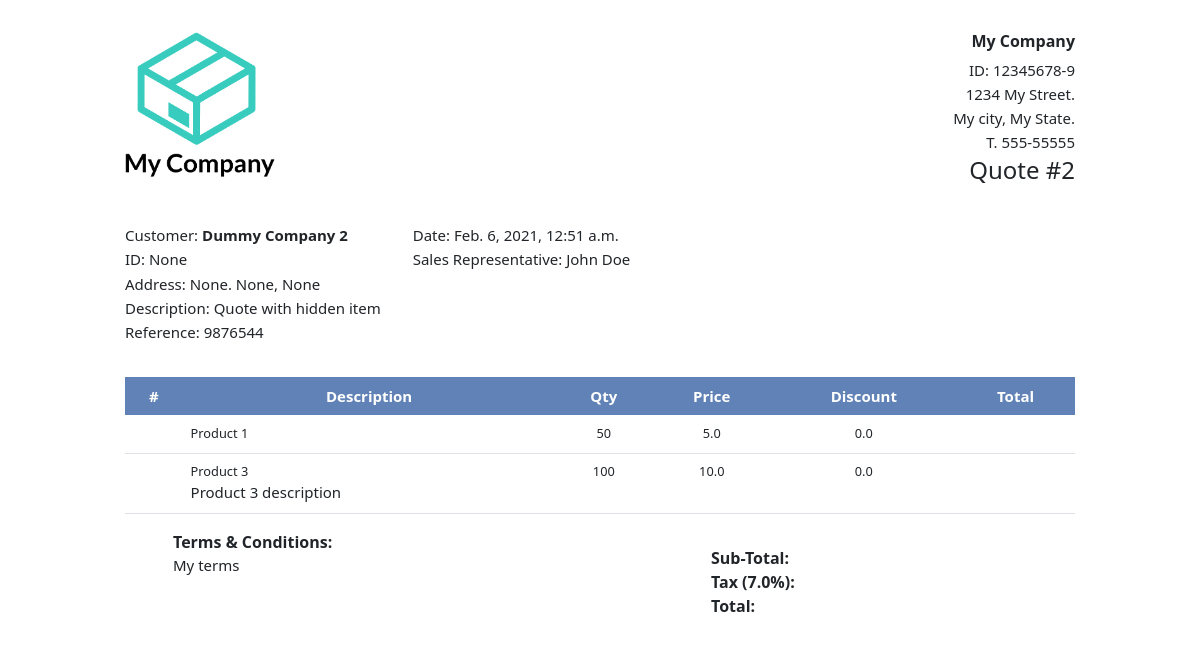
The page /view-quote/2 (signed in) on the database as committed earlier.
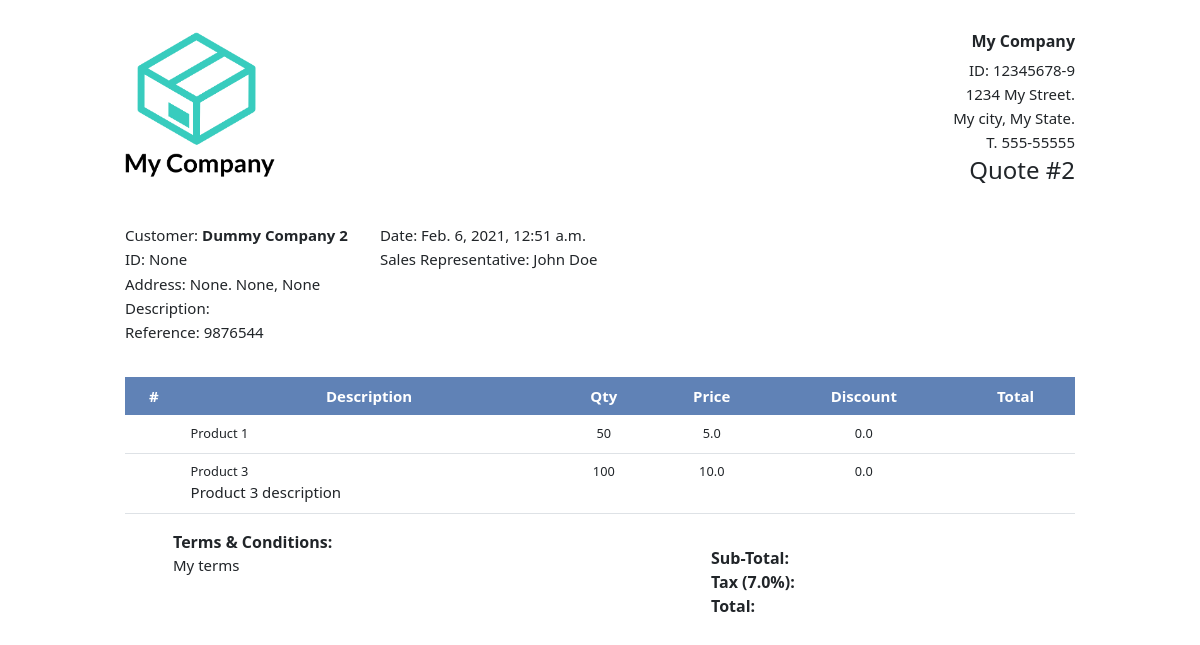
The same page on the database as committed later.
### quote/models.py (models this page shows, shortened)
class UserCompany(models.Model):
    user = models.OneToOneField(User, on_delete=PROTECT, related_name="user_company")
    name = models.CharField(max_length=50)
    legal_id = models.CharField(max_length=50, blank=True, null=True)
    address = models.CharField(max_length=100, blank=True, null=True)
    city = models.CharField(max_length=50, blank=True, null=True)
    state = models.CharField(max_length=50, blank=True, null=True)
    phone = models.CharField(max_length=50, blank=True, null=True)
    logo = models.ImageField(default='default-logo.png', upload_to='company_logos')
    laguange = models.CharField(max_length=15, choices=[('english', 'English'), ('spanish', 'Spanish')], default="English")
    class Meta:
        verbose_name_plural = "Users Companies"

class Quote(models.Model):
    creator = models.ForeignKey(User, on_delete=PROTECT, related_name="quote_creator")
    reference = models.CharField(max_length=50, blank=True, null=True)
    description = models.CharField(max_length=50, blank=True, null=True)
    creation_date = models.DateTimeField(auto_now_add=True)
    edit_date = models.DateTimeField(auto_now=True)
    products = models.ManyToManyField("Product", blank=True)
    company = models.ForeignKey(
        Company, on_delete=PROTECT, related_name="company_quoted"
    )
    contact = models.ForeignKey(
        Contact, on_delete=PROTECT, related_name="contact_quoted", blank=True, null=True
    )
    terms = models.TextField(blank=True, null=True)
    tax = models.FloatField(blank=True, null=True)
    internal_note = models.TextField(blank=True, null=True)

class Company(models.Model):
    name = models.CharField(max_length=20, unique=True)
    legal_id = models.CharField(max_length=10, null=True, blank=True, unique=True)
    email = models.EmailField(blank=True, null=True)
    phone = models.CharField(max_length=12, blank=True, null=True)
    mobile = models.CharField(max_length=12, blank=True, null=True)
    category = models.ForeignKey(
        Category, on_delete=PROTECT, related_name="company_category"
    )
    address = models.CharField(max_length=100, blank=True, null=True)
    city = models.CharField(max_length=50, blank=True, null=True)
    state = models.CharField(max_length=50, blank=True, null=True)
    country = models.CharField(max_length=50, blank=True, null=True)
    creator = models.ForeignKey(User, on_delete=PROTECT, related_name="company_creator")
    editor = models.ForeignKey(
        User, on_delete=PROTECT, related_name="company_editor", blank=True, null=True
    )
    creation_date = models.DateTimeField(auto_now_add=True)
    edit_date = models.DateTimeField(auto_now=True)
    class Meta:
        verbose_name_plural = "Companies"

class User(AbstractUser):
    pass

class Product(models.Model):
    pn = models.CharField(max_length=50, unique=True)
    brand = models.ForeignKey(Brand, on_delete=PROTECT, related_name="brand_name")
    title = models.CharField(max_length=100)
    description = models.TextField(blank=True, null=True)
    list_price = models.IntegerField(blank=True, null=True)
    multiplier = models.DecimalField(
        max_digits=5, decimal_places=3, null=True, blank=True
    )
    stock = models.IntegerField(blank=True, null=True, default=0)
    creator = models.ForeignKey(User, on_delete=PROTECT, related_name="product_creator")
    editor = models.ForeignKey(
        User, on_delete=PROTECT, related_name="product_editor", blank=True, null=True
    )
    creation_date = models.DateTimeField(auto_now_add=True)
    edit_date = models.DateTimeField(auto_now=True)
    note = models.TextField(blank=True, null=True)

class QuotedProduct(models.Model):
    quote = models.ForeignKey(Quote, on_delete=CASCADE, related_name="original_quote")
    product = models.ForeignKey(
        Product, on_delete=PROTECT, related_name="original_product"
    )
    description = models.TextField(blank=True, null=True)
    qty = models.IntegerField(blank=True, null=True)
    price = models.FloatField(blank=True, null=True)
    discount = models.FloatField(blank=True, null=True)
    hidden = models.BooleanField(default=False)
    def serialize(self):
        return {
            "id": self.pk,
            "pn": self.product.pn,
            "title": self.product.title,
            "description": self.description,
            "qty": self.qty,
            "price": self.price,
            "discount": self.discount,
            "hidden": self.hidden,
        }

### quote/views.py (the view)
# urls.py: path("view-quote/<int:quote_id>", views.view_quote, name="view-quote"),
def view_quote(request, quote_id):
    quote = Quote.objects.get(pk=quote_id)
    products = QuotedProduct.objects.filter(quote=quote)
    user = request.user
    company = UserCompany.objects.get(pk=user.id)
    return render(
        request,
        "quote/view-quote.html",
        {
            "quote": quote,
            "products": [product.serialize() for product in products],
            "company": company,
        },
    )

### quote/templates/quote/view-quote.html (shortened to what this page needs)
{% extends 'quote/layout.html' %}
{% load static %}
{% block body %}
<div class="view-quote-body">
    <div class="company-info">
        <div class="general-info-left">
            <img src="{{ company.logo.url }}" alt="company-logo" width="150px">
        </div>
        <div class="general-info-right">
            <div>
                <h6><strong>{{company.name}}</strong></h6>
                <p class="company-details">ID: {{company.legal_id}}</p>
                <p class="company-details">{{company.address}}.</p>
                <p class="company-details">{{company.city}}, {{company.state}}.</p>
                <p class="company-details">T. {{company.phone}}</p>
                <h4 id="quote-id">Quote #{{ quote.pk }}</h4>
            </div>
        </div>
    </div>
    <div class="customer-info">
        <div class="customer-info-left">
            <div>
                <p>Customer: <strong>{{quote.company.name}}</strong></p>
                <p class="customer-details">ID: {{quote.company.legal_id}}</p>
                <p class="customer-details">Address: {{quote.company.address}}. {{quote.company.city}}, {{quote.company.state}}</p>
                <p class="customer-details">Description: {{quote.description}}</p>
                <p class="customer-details">Reference: {{quote.reference}}</p>
            </div>
        </div>
        <div class="customer-info-right">
            <div>
                <p>Date: {{quote.creation_date}}</p>
                <p>Sales Representative: {{quote.creator.first_name}} {{quote.creator.last_name}}</p>
            </div>
        </div>
    </div>
    <table class='table'>
        <thead>
            <tr>
                <th>#</th>
                <th>Description</th>
                <th>Qty</th>
                <th>Price</th>
                <th>Discount</th>
                <th>Total</th>
            </tr>
        </thead>
        <tbody>
            {% for product in products %}
                {% if product.hidden %}
                    <tr class="product-row" hidden>
                        <th></th>
                        <td class="row-description">
                            <div>{{ product.title }}</div>
                            <div>{{ product.description|linebreaks }}</div>
                        </td>
                        <td class='qty'>{{product.qty}}</td>
                        <td class='price'>{{product.price}}</td>
                        <td class='discount'>{{product.discount}}</td>
                        <td>
                            <div class="amount"></div>
                        </td>
                    </tr>
                {% else %}
                    <tr class="product-row">
                        <th class="row-number"></th>
                        <td class="row-description">
                            <div>{{ product.title }}</div>
                            <div>{{ product.description|linebreaks }}</div>
                        </td>
                        <td class='qty'>{{product.qty}}</td>
                        <td class='price'>{{product.price}}</td>
                        <td class='discount'>{{product.discount}}</td>
                        <td>
                        </td>
                    </tr>
                {% endif %}
            {% endfor %}
        </tbody>
    </table>
    <div class="terms-and-total">
        <div class="terms">
            <div><strong>Terms & Conditions:</strong></div>
            <div>{{quote.terms|linebreaks}}</div>
        </div>
        <div class="totals">
            <div class="totaling-div">
                <div class="total-label">Sub-Total:</div>
            </div>
            <div class="totaling-div">
                <div class="total-label">Tax ({{quote.tax}}%):</div>
            </div>
            <div class="totaling-div">
                <div class="total-label">Total:</div>
            </div>
        </div>
    </div>
</div>
<link rel="stylesheet" type="text/css" href="{% static 'quote/css/view-quote.css' %}">
{% endblock body %}

### quote/templates/quote/layout.html (shortened to what this page needs)
{% load static %}
<!doctype html>
<html lang="en">
  <head>
    <link href="https://cdn.jsdelivr.net/npm/bootstrap@5.0.0-beta1/dist/css/bootstrap.min.css" rel="stylesheet">
    <link rel="stylesheet" href="https://use.fontawesome.com/releases/v5.6.3/css/all.css">
    <link rel="stylesheet" href="https://unpkg.com/bootstrap-table@1.18.2/dist/bootstrap-table.min.css">
    <link rel="stylesheet" href="https://cdnjs.cloudflare.com/ajax/libs/bootstrap-datepicker/1.4.1/css/bootstrap-datepicker3.css"/>
    <link rel="stylesheet" type="text/css" href="{% static 'quote/css/main.css' %}">
  </head>
  <body>
    <div class="container">
        {% block body %}{% endblock body %}
    </div>
  </body>
</html>

### quote/static/quote/css/main.css (style rules this page uses)
* { box-sizing: border-box; }
body { margin-bottom: 2rem; }
thead tr { background-color: #6082B6; color: white; text-align: center; }
tbody td, input[type='number'], textarea, select { font-size: 0.8rem !important; padding: 0; text-align: center; }
.totals { padding: 1rem; }

### quote/static/quote/css/view-quote.css (style rules this page uses)
.view-quote-body { max-width: 950px; margin: 2rem auto 0 auto; }
@media (min-width: 850px) { p { font-size: 15px; margin-bottom: 0.1rem; } }
@media (min-width: 850px) { .company-info { display: flex; justify-content: space-between; text-align: end; margin-bottom: 2rem; } }
@media (min-width: 850px) { .customer-info-right { text-align: left; margin-left: 2rem; } }
@media (min-width: 850px) { .totals { width: 40%; padding-right: 3rem; } }
@media (min-width: 850px) { .terms { padding-left: 3rem; } }
.customer-info p { margin-bottom: 0.1rem; }
.company-details { margin-bottom: 0.1rem; }
.customer-info { display: flex; margin-bottom: 2rem; }
table { margin-bottom: 2rem; }
thead { background-color: black; color: white; }
tr { font-size: 15px; }
.row-description { padding-right: 3rem; }
.terms-and-total { display: flex; justify-content: space-between; }
.totaling-div { display: flex; justify-content: space-between; font-weight: bold; }
.row-description { text-align: left; }
th { text-align: center; }
tbody td { text-align: center; }

Rows that differ between the two databases and show on the page:
changed Quote "My terms": description "Quote with hidden item" → (not shown)
